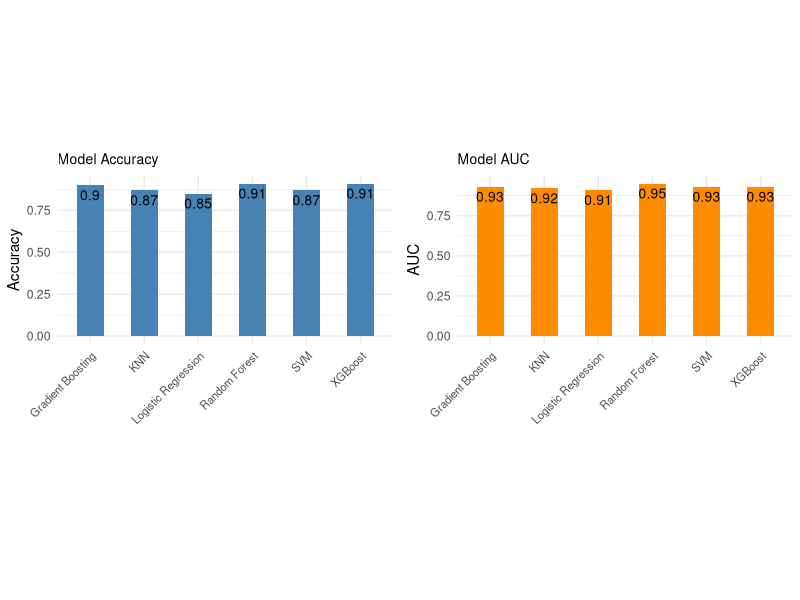

The R source for this figure:
## ---- chunk 1
knitr::opts_chunk$set(echo = TRUE)
## ---- chunk 2
# Load necessary libraries
library(ggplot2)
library(gridExtra)

# Model performance data
results <- data.frame(
  Model = c("Gradient Boosting", "KNN", "Logistic Regression", 
            "Random Forest", "SVM", "XGBoost"),
  Accuracy = c(0.90, 0.87, 0.85, 0.91, 0.87, 0.91),
  AUC = c(0.93, 0.92, 0.91, 0.95, 0.93, 0.93)
)

# Accuracy Bar Plot
accuracy_plot <- ggplot(results, aes(x=Model, y=Accuracy)) +
  geom_bar(stat="identity", fill="steelblue", width=0.5) +
  geom_text(aes(label=round(Accuracy, 2)), vjust=1.5, size=3.5, color="black") +
  theme_minimal() +
  labs(title="Model Accuracy", x="", y="Accuracy") +
  theme(
    axis.text.x = element_text(angle=45, hjust=1, size=8),
    plot.title = element_text(size=10),
    plot.margin = margin(5, 5, 5, 5),
    aspect.ratio = 1/2
  )

# AUC Bar Plot
auc_plot <- ggplot(results, aes(x=Model, y=AUC)) +
  geom_bar(stat="identity", fill="darkorange", width=0.5) +
  geom_text(aes(label=round(AUC, 2)), vjust=1.5, size=3.5, color="black") +
  theme_minimal() +
  labs(title="Model AUC", x="", y="AUC") +
  theme(
    axis.text.x = element_text(angle=45, hjust=1, size=8),
    plot.title = element_text(size=10),
    plot.margin = margin(5, 5, 5, 5),
    aspect.ratio = 1/2
  )

# Arrange the plots side by side
grid.arrange(accuracy_plot, auc_plot, ncol=2)

